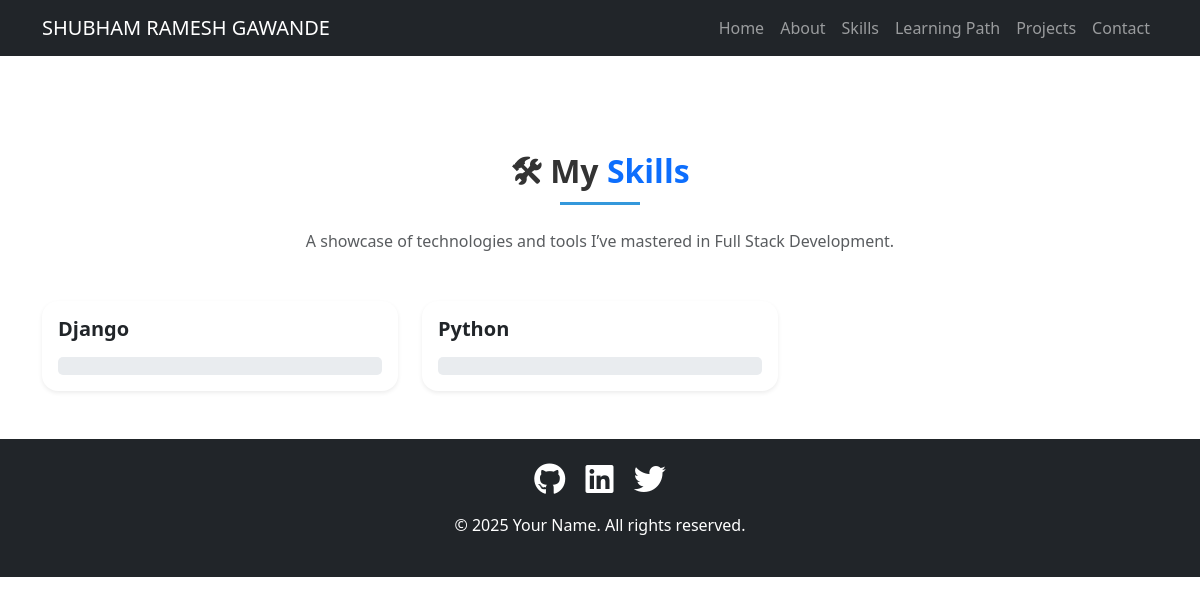
Page /skills/ on the earlier database version.
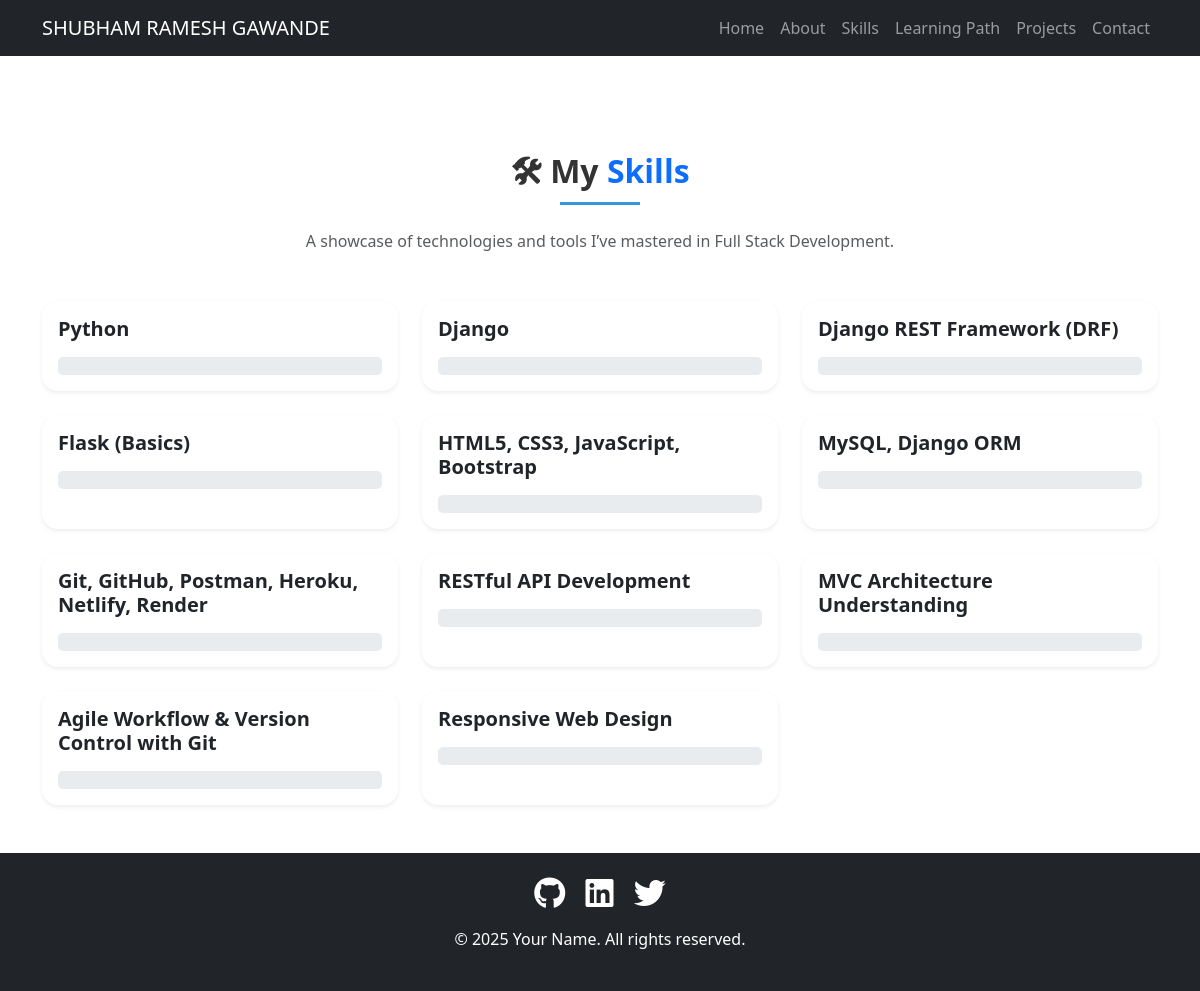
Same page on the later database version.
### portfolio/models.py (models this page shows, shortened)
class Skill(models.Model):
    name = models.CharField(max_length=50)
    percentage = models.PositiveIntegerField()  # Changed to PositiveIntegerField for validation
    category = models.CharField(
        max_length=50,
        choices=[
            ('language', 'Programming Language'),
            ('framework', 'Framework'),
            ('frontend', 'Frontend Technologies'),
            ('backend', 'Backend & Databases'),
            ('tool', 'Tools & Platforms'),
            ('other', 'Other Skills'),
        ]
    )
    order = models.IntegerField(default=0)
    class Meta:
        ordering = ['order']
        verbose_name = "Skill"
        verbose_name_plural = "Skills"

### portfolio/views.py (the view)
# urls.py: path('skills/', views.skills, name='skills'),  # ✅ Corrected line
def skills(request):
    all_skills = Skill.objects.all().order_by('order')
    context = {
        'skills': all_skills
    }
    return render(request, 'portfolio/skills.html', context)

### portfolio/templates/portfolio/skills.html (shortened to what this page needs)
{% extends 'portfolio/base.html' %}
{% load static %}
{% block content %}
<section id="skills" class="py-5 mt-5">
    <div class="container">
        <h2 class="text-center mb-4 fw-bold">
            🛠 My <span class="text-primary">Skills</span>
        </h2>
        <p class="text-center text-muted mb-5">
            A showcase of technologies and tools I’ve mastered in Full Stack Development.
        </p>
        <div class="row g-4">
            {% for skill in skills %}
            <div class="col-md-6 col-lg-4">
                <div class="card border-0 shadow-sm rounded-4 p-3 h-100">
                    <div class="d-flex justify-content-between align-items-center mb-3">
                        <h5 class="fw-semibold mb-0">{{ skill.name }}</h5>
                    </div>
                    <div class="progress" style="height: 18px;">
                    </div>
                </div>
            </div>
            {% empty %}
            <div class="col-12">
                <p class="text-muted text-center">No skills added yet.</p>
            </div>
            {% endfor %}
        </div>
    </div>
</section>
{% endblock %}

Differences in the rows shown:
shown differently, row unchanged: Skill "Python": moves up the list
added Skill: name "Django REST Framework (DRF)"
added Skill: name "Flask (Basics)"
added Skill: name "HTML5, CSS3, JavaScript, Bootstrap"
added Skill: name "MySQL, Django ORM"
added Skill: name "Git, GitHub, Postman, Heroku, Netlify, Render"
added Skill: name "RESTful API Development"
added Skill: name "MVC Architecture Understanding"
added Skill: name "Agile Workflow & Version Control with Git"
added Skill: name "Responsive Web Design"
